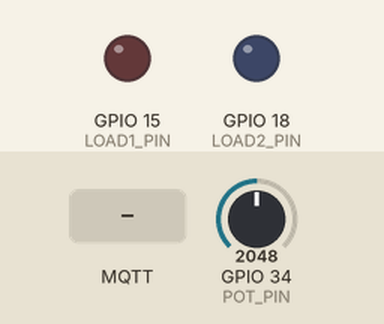
This program was run on a simulated ESP32. On the bench: output pins drawn as LEDs (lit = HIGH). Inputs (shaded band) come from the test bench; at power-on: GPIO 34 (POT_PIN) = 2048. WiFi joins after 1.5 s; servers stay silent unless stated; no MQTT or app messages arrive unless stated; what the program prints to the serial monitor is not drawn.

Above: at 2.7 s.
2.8 s: MQTT message "ON" arrives on the first subscribed topic
At 3.7 s:
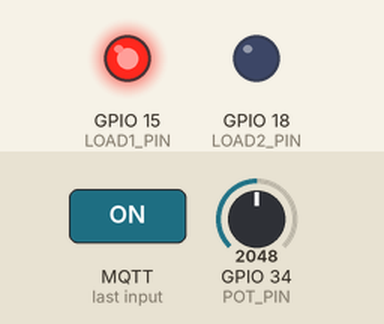
4.3 s: MQTT message "ON" arrives on the second subscribed topic
At 4.9 s:
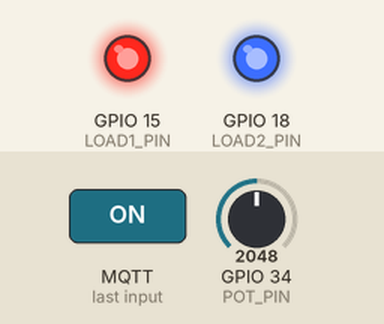
5.8 s: GPIO 34 (POT_PIN) set to 2639
7.7 s: GPIO 34 (POT_PIN) set to 2767
At 9.8 s:
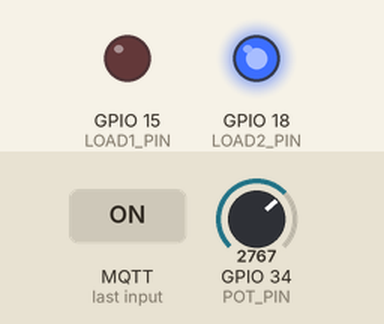
Timing chart, 0 to 11.0 s (numbered marks = the images above; inputs shaded):
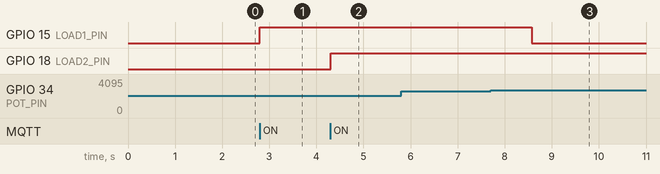

The program:

main.cpp
```cpp
#include <Arduino.h>
#include <WiFi.h>
#include <PubSubClient.h>

#define POT_PIN 34
#define LOAD1_PIN 15
#define LOAD2_PIN 18

#define WIFI_SSID "Wokwi-GUEST"
#define WIFI_PASSWORD ""

#define MQTT_BROKER "192.168.116.178"
#define MQTT_PORT 1883
#define MQTT_CLIENT "esp32-energy-monitor"

WiFiClient espClient;
PubSubClient mqtt(espClient);

const char *TOPIC_POWER = "home/energy/power";
const char *TOPIC_LOAD1 = "home/energy/load1";
const char *TOPIC_LOAD2 = "home/energy/load2";
const char *TOPIC_ALERT = "home/energy/alert";

const char *TOPIC_LOAD1_CMD = "home/energy/load1/set";
const char *TOPIC_LOAD2_CMD = "home/energy/load2/set";

bool autoShutdown = false;

void callback(char* topic, byte* payload, unsigned int length) {
  String msg="";
  for(int i=0;i<length;i++){
    msg += (char)payload[i];
  }
  if(!autoShutdown){
    if(String(topic)==TOPIC_LOAD1_CMD){
      if(msg=="ON"){
        digitalWrite(LOAD1_PIN,HIGH);
        mqtt.publish(TOPIC_LOAD1,"ON",true);
      }else{
        digitalWrite(LOAD1_PIN,LOW);
        mqtt.publish(TOPIC_LOAD1,"OFF",true);
      }
    }

    if(String(topic)==TOPIC_LOAD2_CMD){
      if(msg=="ON"){
        digitalWrite(LOAD2_PIN,HIGH);
        mqtt.publish(TOPIC_LOAD2,"ON",true);
      }else{
        digitalWrite(LOAD2_PIN,LOW);
        mqtt.publish(TOPIC_LOAD2,"OFF",true);
      }
    }
  }
}

void connectWiFi(){
  WiFi.begin(WIFI_SSID,WIFI_PASSWORD);
  while(WiFi.status()!=WL_CONNECTED){
    delay(500);
    Serial.print(".");
  }
  Serial.println("\nWiFi Connected");
}

void connectMQTT(){
  while(!mqtt.connected()){
    Serial.print("Connecting MQTT...");
    if(mqtt.connect(MQTT_CLIENT)){
      Serial.println("Connected");
      mqtt.subscribe(TOPIC_LOAD1_CMD);
      mqtt.subscribe(TOPIC_LOAD2_CMD);
    }else{
      delay(2000);
    }
  }
}

void setup(){
  Serial.begin(115200);
  pinMode(LOAD1_PIN,OUTPUT);
  pinMode(LOAD2_PIN,OUTPUT);
  connectWiFi();
  mqtt.setServer(MQTT_BROKER,MQTT_PORT);
  mqtt.setCallback(callback);
}

void loop(){
  if(!mqtt.connected()){
    connectMQTT();
  }

  mqtt.loop();
  static unsigned long lastPub=0;
  if(millis()-lastPub > 1000){
    int rawValue = analogRead(POT_PIN);
    int powerPercent = map(rawValue,0,4095,0,100);
    Serial.print("Raw Value: ");
    Serial.print(rawValue);
    Serial.print("  Power: ");
    Serial.print(powerPercent);
    Serial.println("%");
    mqtt.publish(TOPIC_POWER,String(powerPercent).c_str(),true);

    if(powerPercent > 65){
      autoShutdown = true;
      digitalWrite(LOAD1_PIN,LOW);
      mqtt.publish(TOPIC_LOAD1,"OFF",true);
      mqtt.publish(TOPIC_ALERT,"High Power - Load 1 OFF",true);
    }else{
      autoShutdown = false;
      mqtt.publish(TOPIC_ALERT,"Normal Power Usage",true);
    }
    mqtt.publish(TOPIC_LOAD1,digitalRead(LOAD1_PIN) ? "ON":"OFF",true);
    mqtt.publish(TOPIC_LOAD2,digitalRead(LOAD2_PIN) ? "ON":"OFF",true);
    lastPub = millis();
  }
}
```

Measured:
- the behaviour switches between 2702 and 2703 on GPIO 34 (POT_PIN) (found by bisection; images 2 and 3)
- after the input at 2.8 s, GPIO 15 (LOAD1_PIN): LOW → HIGH at once
- after the input at 4.3 s, GPIO 18 (LOAD2_PIN): LOW → HIGH at once
- after the input at 5.8 s, every drawn part: stays the same
- after the input at 7.7 s, GPIO 15 (LOAD1_PIN): HIGH → LOW after 0.88 s
